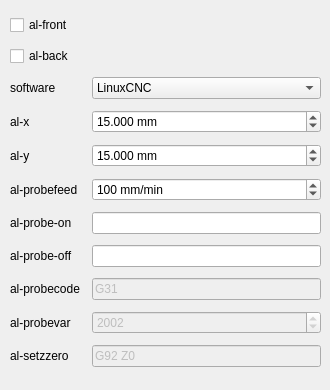
    <widget class="QWidget" name="autolevellerTab">
     <attribute name="title">
      <string>Autoleveller</string>
     </attribute>
     <widget class="QWidget" name="formLayoutWidget_5">
      <property name="geometry">
       <rect>
        <x>10</x>
        <y>10</y>
        <width>311</width>
        <height>371</height>
       </rect>
      </property>
      <layout class="QGridLayout" name="autolevellerGridLayout">
       <property name="sizeConstraint">
        <enum>QLayout::SetDefaultConstraint</enum>
       </property>
       <property name="horizontalSpacing">
        <number>12</number>
       </property>
       <property name="verticalSpacing">
        <number>6</number>
       </property>
       <item row="7" column="0">
        <widget class="QLabel" name="alprobeoffLabel">
         <property name="toolTip">
          <string>&lt;html&gt;&lt;head/&gt;&lt;body&gt;&lt;p&gt;Insert these commands at the end of the probing sequence, replacing the standard M0 command. You can use this argument to add a M64/M65 command (LinuxCNC) to automatically disable the probe tool. Use a at sign (@) to insert a newline&lt;/p&gt;&lt;/body&gt;&lt;/html&gt;</string>
         </property>
         <property name="text">
          <string>al-probe-off</string>
         </property>
        </widget>
       </item>
       <item row="8" column="0">
        <widget class="QLabel" name="alprobecodeLabel">
         <property name="enabled">
          <bool>true</bool>
         </property>
         <property name="toolTip">
          <string>&lt;html&gt;&lt;head/&gt;&lt;body&gt;&lt;p&gt;custom Z probe code. For example, LinuxCNC uses G38.2 while Mach3, Mach4 and TurboCNC use G31. If unspecified, G31 will be used. This option is relevant only when --software=custom&lt;/p&gt;&lt;/body&gt;&lt;/html&gt;</string>
         </property>
         <property name="text">
          <string>al-probecode</string>
         </property>
        </widget>
       </item>
       <item row="3" column="0">
        <widget class="QLabel" name="alxLabel">
         <property name="toolTip">
          <string>&lt;html&gt;&lt;head/&gt;&lt;body&gt;&lt;p&gt;Width of the probing on the X axis. Higher values increase the levelling precision but also increases the probing time (but not the milling time)&lt;/p&gt;&lt;/body&gt;&lt;/html&gt;</string>
         </property>
         <property name="text">
          <string>al-x</string>
         </property>
        </widget>
       </item>
       <item row="6" column="0">
        <widget class="QLabel" name="alprobeonLabel">
         <property name="toolTip">
          <string>&lt;html&gt;&lt;head/&gt;&lt;body&gt;&lt;p&gt;Insert these commands at the start of the probing sequence. You can use this argument to add a M64/M65 command (LinuxCNC) to automatically enable the probe tool. Use a at sign (@) to insert a newline&lt;/p&gt;&lt;/body&gt;&lt;/html&gt;</string>
         </property>
         <property name="text">
          <string>al-probe-on</string>
         </property>
        </widget>
       </item>
       <item row="5" column="0">
        <widget class="QLabel" name="alprobefeedLabel">
         <property name="toolTip">
          <string>&lt;html&gt;&lt;head/&gt;&lt;body&gt;&lt;p&gt;Probe speed on the Z axis. Higher values decrease the probing time but also increase the wear of the probing tool&lt;/p&gt;&lt;/body&gt;&lt;/html&gt;</string>
         </property>
         <property name="text">
          <string>al-probefeed</string>
         </property>
        </widget>
       </item>
       <item row="3" column="1">
        <widget class="QDoubleSpinBox" name="alxDoubleSpinBox">
         <property name="toolTip">
          <string>&lt;html&gt;&lt;head/&gt;&lt;body&gt;&lt;p&gt;Width of the probing on the X axis. Higher values increase the levelling precision but also increases the probing time (but not the milling time)&lt;/p&gt;&lt;/body&gt;&lt;/html&gt;</string>
         </property>
         <property name="suffix">
          <string> mm</string>
         </property>
         <property name="decimals">
          <number>3</number>
         </property>
         <property name="minimum">
          <double>1.000000000000000</double>
         </property>
         <property name="maximum">
          <double>1000.000000000000000</double>
         </property>
         <property name="value">
          <double>15.000000000000000</double>
         </property>
        </widget>
       </item>
       <item row="4" column="1">
        <widget class="QDoubleSpinBox" name="alyDoubleSpinBox">
         <property name="toolTip">
          <string>&lt;html&gt;&lt;head/&gt;&lt;body&gt;&lt;p&gt;Width of the probing on the Y axis. Higher values increase the levelling precision but also increases the probing time (but not the milling time)&lt;/p&gt;&lt;/body&gt;&lt;/html&gt;</string>
         </property>
         <property name="suffix">
          <string> mm</string>
         </property>
         <property name="decimals">
          <number>3</number>
         </property>
         <property name="minimum">
          <double>1.000000000000000</double>
         </property>
         <property name="maximum">
          <double>1000.000000000000000</double>
         </property>
         <property name="value">
          <double>15.000000000000000</double>
         </property>
        </widget>
       </item>
       <item row="4" column="0">
        <widget class="QLabel" name="alyLabel">
         <property name="toolTip">
          <string>&lt;html&gt;&lt;head/&gt;&lt;body&gt;&lt;p&gt;Width of the probing on the Y axis. Higher values increase the levelling precision but also increases the probing time (but not the milling time)&lt;/p&gt;&lt;/body&gt;&lt;/html&gt;</string>
         </property>
         <property name="text">
          <string>al-y</string>
         </property>
        </widget>
       </item>
       <item row="2" column="0">
        <widget class="QLabel" name="softwareLabel">
         <property name="toolTip">
          <string>&lt;html&gt;&lt;head/&gt;&lt;body&gt;&lt;p&gt;the height probing commands are different from software to software. Use this option to select the used software; currently supported softwares are LinuxCNC, Mach3, Mach4 and custom. With custom you can specify al-probecode, al-probevar and al-setzzero, in order to generate gcode for an unsupported software. For compatibility reasons, the custom gcode is much bigger (3-4 times) than the gcode for a supported software.&lt;/p&gt;&lt;/body&gt;&lt;/html&gt;</string>
         </property>
         <property name="text">
          <string>software</string>
         </property>
        </widget>
       </item>
       <item row="6" column="1">
        <widget class="QLineEdit" name="alprobeonLineEdit">
         <property name="toolTip">
          <string>&lt;html&gt;&lt;head/&gt;&lt;body&gt;&lt;p&gt;Insert these commands at the start of the probing sequence. You can use this argument to add a M64/M65 command (LinuxCNC) to automatically enable the probe tool. Use a at sign (@) to insert a newline&lt;/p&gt;&lt;/body&gt;&lt;/html&gt;</string>
         </property>
         <property name="placeholderText">
          <string/>
         </property>
        </widget>
       </item>
       <item row="7" column="1">
        <widget class="QLineEdit" name="alprobeoffLineEdit">
         <property name="toolTip">
          <string>&lt;html&gt;&lt;head/&gt;&lt;body&gt;&lt;p&gt;Insert these commands at the end of the probing sequence, replacing the standard M0 command. You can use this argument to add a M64/M65 command (LinuxCNC) to automatically disable the probe tool. Use a at sign (@) to insert a newline&lt;/p&gt;&lt;/body&gt;&lt;/html&gt;</string>
         </property>
        </widget>
       </item>
       <item row="2" column="1">
        <widget class="QComboBox" name="softwareComboBox">
         <property name="toolTip">
          <string>&lt;html&gt;&lt;head/&gt;&lt;body&gt;&lt;p&gt;the height probing commands are different from software to software. Use this option to select the used software; currently supported softwares are LinuxCNC, Mach3, Mach4 and custom. With custom you can specify al-probecode, al-probevar and al-setzzero, in order to generate gcode for an unsupported software. For compatibility reasons, the custom gcode is much bigger (3-4 times) than the gcode for a supported software.&lt;/p&gt;&lt;/body&gt;&lt;/html&gt;</string>
         </property>
         <item>
          <property name="text">
           <string>LinuxCNC</string>
          </property>
         </item>
         <item>
          <property name="text">
           <string>Mach3</string>
          </property>
         </item>
         <item>
          <property name="text">
           <string>Mach4</string>
          </property>
         </item>
         <item>
          <property name="text">
           <string>custom</string>
          </property>
         </item>
        </widget>
       </item>
       <item row="0" column="0">
        <widget class="QCheckBox" name="alfrontCheckBox">
         <property name="toolTip">
          <string>&lt;html&gt;&lt;head/&gt;&lt;body&gt;&lt;p&gt;Enable the autoleveller for the front side&lt;/p&gt;&lt;/body&gt;&lt;/html&gt;</string>
         </property>
         <property name="text">
          <string>al-front</string>
         </property>
         <property name="checked">
          <bool>false</bool>
         </property>
        </widget>
       </item>
       <item row="1" column="0">
        <widget class="QCheckBox" name="albackCheckBox">
         <property name="toolTip">
          <string>&lt;html&gt;&lt;head/&gt;&lt;body&gt;&lt;p&gt;Enable the autoleveller for the front side&lt;/p&gt;&lt;/body&gt;&lt;/html&gt;</string>
         </property>
         <property name="text">
          <string>al-back</string>
         </property>
         <property name="checked">
          <bool>false</bool>
         </property>
        </widget>
       </item>
       <item row="5" column="1">
        <widget class="QSpinBox" name="alprobefeedSpinBox">
         <property name="toolTip">
          <string>&lt;html&gt;&lt;head/&gt;&lt;body&gt;&lt;p&gt;Probe speed on the Z axis. Higher values decrease the probing time but also increase the wear of the probing tool&lt;/p&gt;&lt;/body&gt;&lt;/html&gt;</string>
         </property>
         <property name="suffix">
          <string> mm/min</string>
         </property>
         <property name="maximum">
          <number>5000</number>
         </property>
         <property name="singleStep">
          <number>10</number>
         </property>
         <property name="value">
          <number>100</number>
         </property>
        </widget>
       </item>
       <item row="9" column="0">
        <widget class="QLabel" name="alprobevarLabel">
         <property name="enabled">
          <bool>true</bool>
         </property>
         <property name="toolTip">
          <string>&lt;html&gt;&lt;head/&gt;&lt;body&gt;&lt;p&gt;custom Z probe result variable. For example, LinuxCNC uses 5063 while Mach3, Mach4 and TurboCNC use 2002. If unspecified,  2002  will be used. This option is relevant only when --software=custom&lt;/p&gt;&lt;/body&gt;&lt;/html&gt;</string>
         </property>
         <property name="text">
          <string>al-probevar</string>
         </property>
        </widget>
       </item>
       <item row="10" column="0">
        <widget class="QLabel" name="alsetzzeroLabel">
         <property name="enabled">
          <bool>true</bool>
         </property>
         <property name="toolTip">
          <string>&lt;html&gt;&lt;head/&gt;&lt;body&gt;&lt;p&gt;custom gcode for setting the actual height as the zero of the Z axis. For example, LinuxCNC uses G10 L20 P0 Z0 while Mach3, Mach4 and TurboCNC use G92 Z0. If unspecified, G92 Z0 will be used. This option is relevant only when --software=custom&lt;/p&gt;&lt;/body&gt;&lt;/html&gt;</string>
         </property>
         <property name="text">
          <string>al-setzzero</string>
         </property>
        </widget>
       </item>
       <item row="8" column="1">
        <widget class="QLineEdit" name="alprobecodeLineEdit">
         <property name="enabled">
          <bool>false</bool>
         </property>
         <property name="toolTip">
          <string>&lt;html&gt;&lt;head/&gt;&lt;body&gt;&lt;p&gt;custom Z probe code. For example, LinuxCNC uses G38.2 while Mach3, Mach4 and TurboCNC use G31. If unspecified, G31 will be used. This option is relevant only when --software=custom&lt;/p&gt;&lt;/body&gt;&lt;/html&gt;</string>
         </property>
         <property name="text">
          <string>G31</string>
         </property>
        </widget>
       </item>
       <item row="10" column="1">
        <widget class="QLineEdit" name="alsetzzeroLineEdit">
         <property name="enabled">
          <bool>false</bool>
         </property>
         <property name="toolTip">
          <string>&lt;html&gt;&lt;head/&gt;&lt;body&gt;&lt;p&gt;custom gcode for setting the actual height as the zero of the Z axis. For example, LinuxCNC uses G10 L20 P0 Z0 while Mach3, Mach4 and TurboCNC use G92 Z0. If unspecified, G92 Z0 will be used. This option is relevant only when --software=custom&lt;/p&gt;&lt;/body&gt;&lt;/html&gt;</string>
         </property>
         <property name="text">
          <string>G92 Z0</string>
         </property>
        </widget>
       </item>
       <item row="9" column="1">
        <widget class="QSpinBox" name="alprobevarSpinBox">
         <property name="enabled">
          <bool>false</bool>
         </property>
         <property name="toolTip">
          <string>&lt;html&gt;&lt;head/&gt;&lt;body&gt;&lt;p&gt;custom Z probe result variable. For example, LinuxCNC uses 5063 while Mach3, Mach4 and TurboCNC use 2002. If unspecified,  2002  will be used. This option is relevant only when --software=custom&lt;/p&gt;&lt;/body&gt;&lt;/html&gt;</string>
         </property>
         <property name="suffix">
          <string/>
         </property>
         <property name="prefix">
          <string/>
         </property>
         <property name="minimum">
          <number>1</number>
         </property>
         <property name="maximum">
          <number>100000</number>
         </property>
         <property name="value">
          <number>2002</number>
         </property>
        </widget>
       </item>
      </layout>
     </widget>
    </widget>
